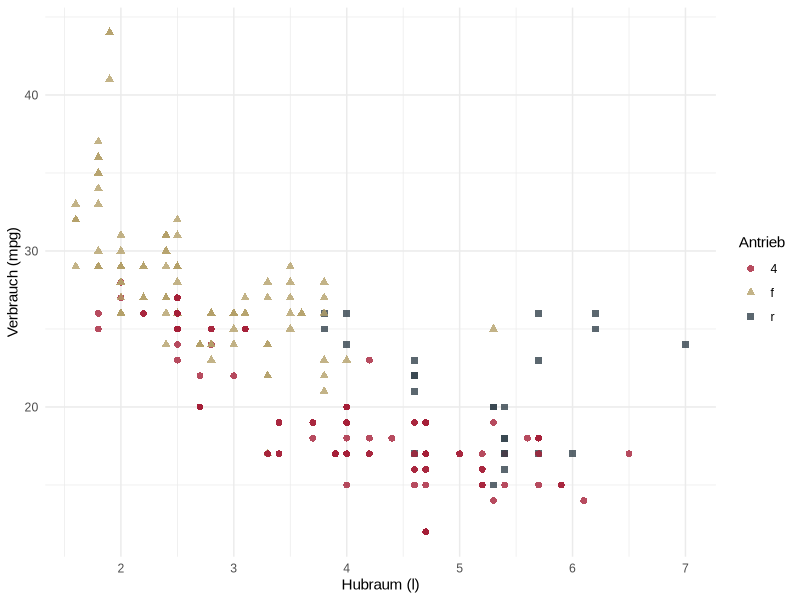
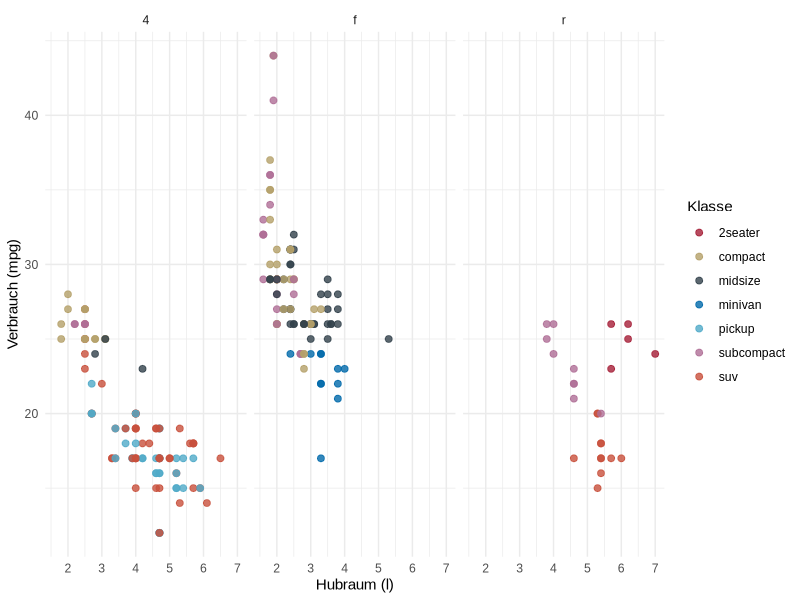
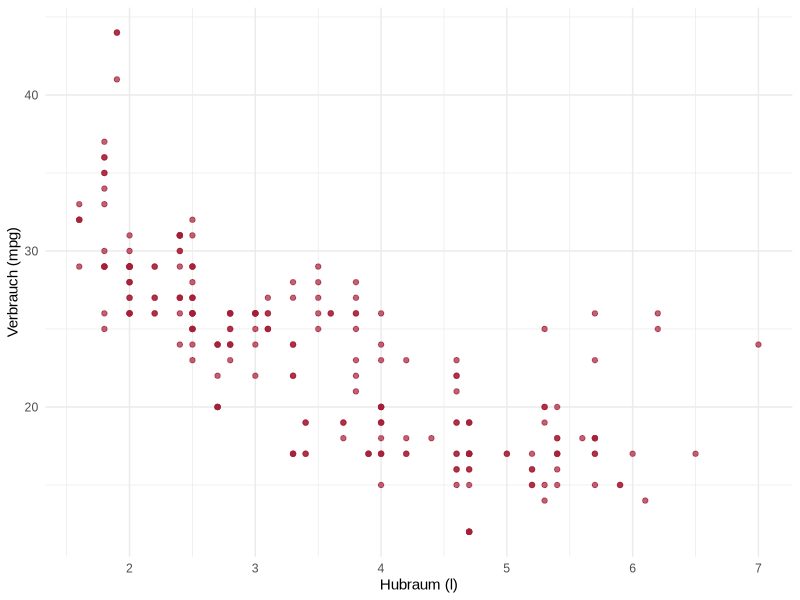

Write the R code that produced these figures, in order.
## ---- chunk 1
#| label: setup
#| include: false
library(ggplot2)

ut_palette <- c(
  karminrot = "#A51E37", mattgold = "#B4A069", anthrazit = "#32414B",
  blau = "#0069AA", hellblau = "#50AAC8", violett = "#AF6E96",
  ziegel = "#C8503C", ocker = "#D29600"
)
scale_colour_ut <- function(...) scale_colour_manual(values = unname(ut_palette), ...)
scale_fill_ut <- function(...) scale_fill_manual(values = unname(ut_palette), ...)
## ---- chunk 2
#| label: fig-beispiel
#| fig-cap: "Beispielabbildung in den Farben der Universität Tübingen."
ggplot(mpg, aes(displ, hwy, colour = drv, shape = drv)) +
  geom_point(size = 2, alpha = 0.8) +
  scale_colour_ut() +
  labs(x = "Hubraum (l)", y = "Verbrauch (mpg)", colour = "Antrieb", shape = "Antrieb") +
  theme_minimal(base_family = "Arial")
## ---- chunk 3
knitr::kable(head(mtcars[, 1:5]))
## ---- chunk 4
summary(mtcars$mpg)
## ---- chunk 5
#| label: fig-voll
#| column: page-right
#| fig-cap: "Abbildung über Textkörper und Randspalte."
#| fig-width: 11
#| fig-height: 3.5
ggplot(mpg, aes(displ, hwy, colour = class)) +
  geom_point(size = 2, alpha = 0.8) +
  scale_colour_ut() +
  facet_wrap(~drv, nrow = 1) +
  labs(x = "Hubraum (l)", y = "Verbrauch (mpg)", colour = "Klasse") +
  theme_minimal(base_family = "Arial")
## ---- chunk 6
#| label: fig-rand
#| column: margin
#| fig-cap: "Hubraum und Verbrauch."
#| fig-width: 3
#| fig-height: 3
ggplot(mpg, aes(displ, hwy)) +
  geom_point(colour = ut_palette[["karminrot"]], alpha = 0.7) +
  labs(x = "Hubraum (l)", y = "Verbrauch (mpg)") +
  theme_minimal(base_family = "Arial")
